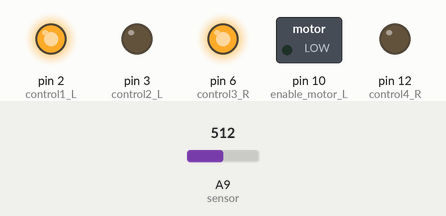
The sketch below on a simulated Arduino Mega 2560, built with avr-gcc and run on an emulated ATmega2560. Parts: switched loads named in the sketch (green lamp = pin HIGH), output pins drawn as LEDs (lit = HIGH). The test bench sets the inputs (shaded band); at power-on: A9 (sensor) = 512. What the sketch prints to the serial monitor is not drawn.

Above: at 15.3 s.
15.4 s: A9 (sensor) set to 265
18.9 s: A9 (sensor) set to 239
At 20.2 s:
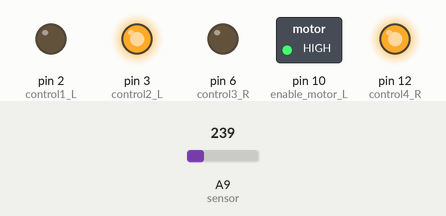
At 28.5 s:
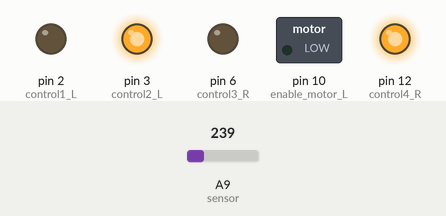
29.4 s: A9 (sensor) set to 306
At 31.2 s:
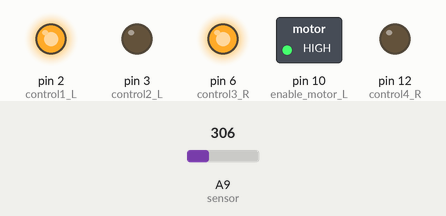
Timing chart, 0 to 40.9 s (numbered marks = the images above; inputs shaded):
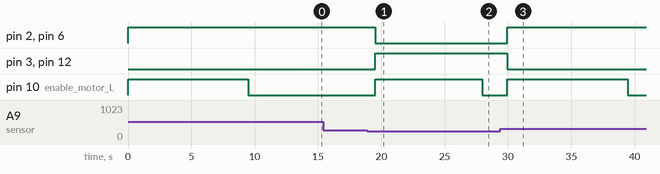

The sketch:

move_your_sleeves.ino
```cpp
// (licence header left out)
/*----------------------------------------------------------------------
 objects and variables declarations and definitions list
----------------------------------------------------------------------*/
const int sensor = A9;           //attach temperature sensor to pin A9
const int enable_motor_L = 10;   //attach enable left motor to pin 10
const int enable_motor_R = 10;   //attach enable right motor to pin 10
const int control1_L = 2;        //attach left motor to pins 2 3
const int control2_L = 3;
const int control3_R = 6;        //attach left motor to pins 6 12
const int control4_R = 12;
//service variables
float T = 0;      //environmental temperature measure
boolean b_up;     //variable to block motor up position
boolean b_down;   //variable to block motor down position
//user customizable variables
const float T_threshold_down = 40.0;/*temperature threshold to move down
                                      sleeves; default: 25.0°C*/
const float T_threshold_up = 38.0;  /*temperature threshold to move up
                                      sleeves; default: 27.0°C*/
int rotation_time_up = 9500;        /*change value according to sleeves
                                      lenght; default: 9500ms*/
int rotation_time_down = 8450;      //default: 8450ms
int check_T_time = 1000;            //time between temperature readings


void setup() {
/*----------------------------------------------------------------------
 SETUP FUNCTION
   this function runs once at the start of the program which is used to
   define initial environmental settings
----------------------------------------------------------------------*/
  pinMode(enable_motor_L, OUTPUT);    //left motor impulse
  pinMode(enable_motor_R, OUTPUT);    //right motor impulse
  pinMode(control1_L, OUTPUT);
  pinMode(control2_L, OUTPUT);
  pinMode(control3_R, OUTPUT);
  pinMode(control4_R, OUTPUT);
  pinMode(sensor, INPUT);             //sensor reading
  Serial.begin(9600);                 //serial initialization
  digitalWrite(enable_motor_L, LOW);  //initialize motors off
  digitalWrite(enable_motor_R, LOW);
  b_up = false;                       //initialize "up" function block
  b_down = true;                      /*initialize "down" function block;
                                        set sleeves down when
                                        microcontroller is powered*/
}


float check_T() {
/*----------------------------------------------------------------------
 environment temperature check function
   temperature sensor reads units values that are converted into degrees
----------------------------------------------------------------------*/
  Serial.print("Temperature is... ");
  int sensor_val = analogRead(sensor);
  float voltage = (sensor_val/1024.0)*3.7;
  T = (voltage-.5)*100;
  Serial.print(T);
  Serial.print((char)176);
  Serial.println("C");
  return T;
}


void up(){
/*----------------------------------------------------------------------
 motor moving function which pulls up sleeves
----------------------------------------------------------------------*/
  Serial.println("moving up");
  digitalWrite(enable_motor_L, HIGH);
  digitalWrite(enable_motor_R, HIGH);
  digitalWrite(control1_L, HIGH);
  digitalWrite(control3_R, HIGH);
  digitalWrite(control2_L, LOW);
  digitalWrite(control4_R, LOW);
  delay(rotation_time_up);
  digitalWrite(enable_motor_L, LOW);
  digitalWrite(enable_motor_R, LOW);
  b_up = true;     //block sleeves up
  b_down = false;
  delay(5000);
}
void down(){
/*----------------------------------------------------------------------
 motor moving function which pulls down sleeves
----------------------------------------------------------------------*/
  Serial.println("moving down");
  digitalWrite(enable_motor_L, HIGH);
  digitalWrite(enable_motor_R, HIGH);
  digitalWrite(control1_L, LOW);
  digitalWrite(control3_R, LOW);
  digitalWrite(control2_L, HIGH);
  digitalWrite(control4_R, HIGH);
  delay(rotation_time_down);
  digitalWrite(enable_motor_L, LOW);
  digitalWrite(enable_motor_R, LOW);
  b_up = false;
  b_down = true;  //block sleeves down
  delay(2000);
}


void loop() {
/*----------------------------------------------------------------------
 LOOP FUNCTION
   moving loop routine runs countless times calling some functions;
   when microcontroller is powered moving loop starts checking
   temperature: if the environmental temperature is higher than
   temperature threshold, sleeves move up; when temperature decrease
   under temperature threshold, sleeves move down
----------------------------------------------------------------------*/
  T = check_T();
  if(T>T_threshold_up && b_up==false){
    up();
  }else if(T<T_threshold_down && b_down==false){
    down();
  }else{
    delay(check_T_time);
  }
}
```

Measured:
- the behaviour switches between 250 and 249 on A9 (sensor) (found by bisection; images 0 and 1)
- after the input at 15.4 s, every drawn part: stays the same
- after the input at 18.9 s, pin 2 (control1_L), pin 6 (control3_R): HIGH → LOW after 0.61 s; pin 3 (control2_L), pin 12 (control4_R): LOW → HIGH after 0.61 s; pin 10 (enable_motor_L): LOW → HIGH after 0.61 s, → LOW 8.5 s later
- after the input at 29.4 s, pin 2 (control1_L), pin 6 (control3_R): LOW → HIGH after 0.56 s; pin 3 (control2_L), pin 12 (control4_R): HIGH → LOW after 0.56 s; pin 10 (enable_motor_L): LOW → HIGH after 0.56 s, → LOW 9.5 s later
